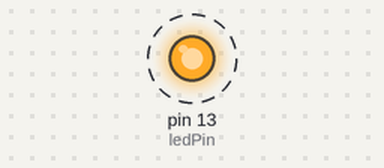
This sketch was run on a simulated Arduino Uno, built with avr-gcc and run on an emulated ATmega328P. Parts: output pins drawn as LEDs (lit = HIGH). Dashed ring = blinking. What the sketch prints to the serial monitor is not drawn.

Above: at 0.5 s.
Timing chart, 0 to 4.6 s (numbered marks = the images above):
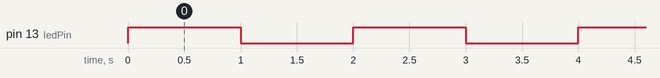

Measured:
- by itself, pin 13 (ledPin): alternates HIGH for 1.0 s and LOW for 1.0 s

The sketch:

arduino_calc.ino
```cpp
// Second Arduino program

int ledPin = 13;

void setup()
{
  Serial.begin(9600);
  pinMode(ledPin, OUTPUT);
  Serial.println("Second Arduino program");
  Serial.println();
}

void loop()
{
  Serial.print("5 + 188 yields... ");
  Serial.print(5+188);
  while(true)
  {
    digitalWrite(ledPin, HIGH);
    delay(1000);
    digitalWrite(ledPin, LOW);
    delay(1000);
    continue;
  }
}
```
